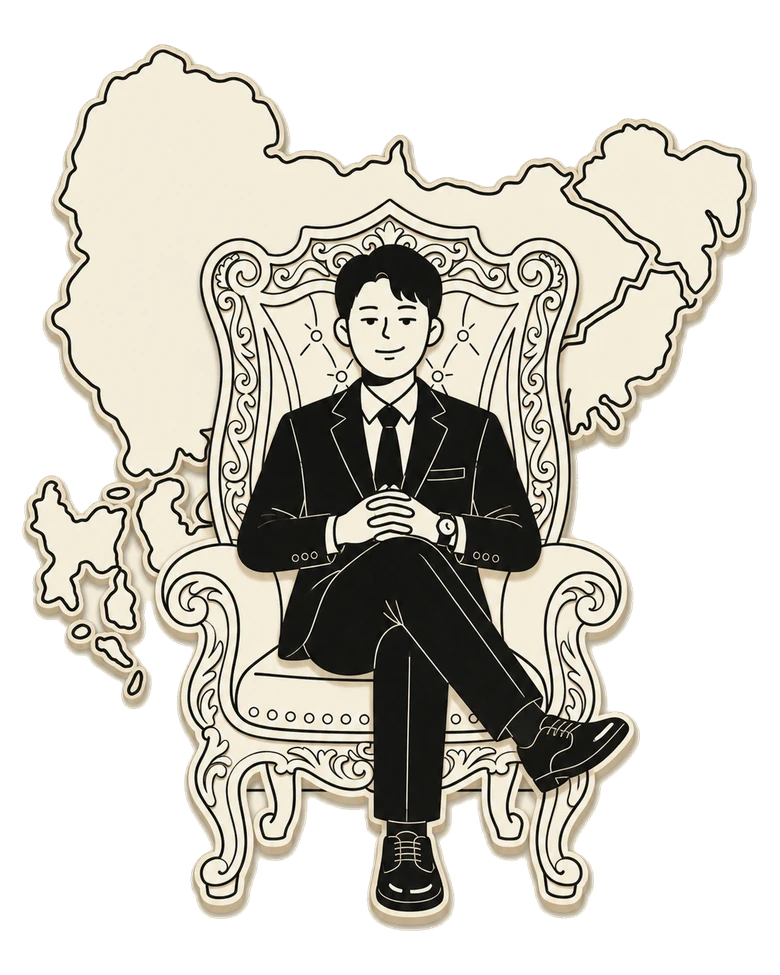
#> input picture web/src/assets/characters/native.webp, 780 x 975 px
$ python build.py
#> lines starting #> are read from the running program, lines starting #| are printed output that depends on the picture
#!/usr/bin/env python3
"""기기 캡처 한 장을 스토어 스크린샷 규격의 프레임에 앉힌다 (KAN-178 3단계).

원본은 `raw/android/<화면>.png`(에뮬레이터 캡처)와 `raw/ios/<화면>.png`(시뮬레이터 캡처)다. 그대로
올려도 규격은 맞지만 네 장이 무슨 화면인지 스토어에서 읽히지 않는다. 그래서 화면마다 같은 틀을
씌운다 — 크림 배경, 위쪽에 문구 두 줄(Jua), 아래에 캡처를 실제 기기 실루엣에 끼운 것(베젤 + 옆면
버튼 + 오프셋 그림자). `assets/characters/build.py`의 공유 카드와 같은 Papercut 구성이다.

실루엣은 플랫폼마다 다르다 — iOS 캡처는 iPhone 17 Pro(네 변 같은 얇은 베젤, 크게 둥근 모서리,
왼쪽 3 + 오른쪽 2 버튼), Android 캡처는 Galaxy S25(더 각진 모서리, 펀치홀, 오른쪽 2 버튼).
치수는 전부 `DEVICE_IPHONE_17_PRO` · `DEVICE_GALAXY_S25` 딕셔너리에 비율로 들어 있고,
`PLATFORM_DEVICE`가 원본 폴더를 거기에 잇는다. **기기를 바꾸려면 딕셔너리만 고친다.**

- Play 스토어      → `out/play/<화면>.png` (1080×1920) ← `raw/android/`
- App Store 6.7"   → `out/appstore-6.7/<화면>.png` (1290×2796) ← `raw/ios/`
- App Store 6.1"   → `out/appstore-6.1/<화면>.png` (1179×2556) ← `raw/ios/`

문구를 바꾸려면 아래 `CAPTIONS`만 고치고 다시 돌린다 — 생성물은 손으로 고치지 않는다. 캡처가 아직
없는 화면은 SKIP으로 찍고 넘어가므로, 캡처를 한 장씩 채워 가며 돌릴 수 있다.

실행:
    /Users/iseongju/accentury/.venv/bin/python assets/screenshots/build.py
    ... --raw <원본 폴더> --out <출력 폴더>   # 임시 캡처로 배치만 확인할 때

Pillow·numpy가 필요하다(위 venv에 있다). 끝에 규격 검증표를 찍는다 — 규격 12줄 + 플랫폼별 버튼
여백 2줄. 하나라도 FAIL이면 종료 코드 1, SKIP만 있으면 0이다.
"""

from __future__ import annotations

import argparse
import sys
from pathlib import Path

import numpy as np
from PIL import Image, ImageChops, ImageDraw, ImageFont

ROOT = Path(__file__).resolve().parent  # assets/screenshots
REPO = ROOT.parent.parent

# 앱 디자인 토큰 (web/src/tokens.css · docs/wiki/design-tokens.md §2).
CREAM = (0xF3, 0xEC, 0xD9)  # --color-background — 프레임 바탕
INK = (0x1C, 0x1A, 0x17)  # --color-primary — 헤드라인·캡처 테두리
MUTED = (0x6B, 0x64, 0x59)  # --color-muted-foreground — 보조 문구
PAPER_SHADOW = (0xCF, 0xC5, 0xAA)  # 오프셋 그림자 (3px 4px 0)

# 화면 id → (헤드라인, 보조 문구). **여기만 고치면 네 규격에 한꺼번에 반영된다.**
CAPTIONS = {
    "01-intro": ("내 사투리, 몇 등급?", "3분이면 끝나는 경남 사투리 레벨 테스트"),
    "02-recording": ("말해보면 곡선이 그려져요", "억양을 실시간 피치 곡선으로"),
    "03-vocab": ("이 말, 무슨 뜻일까?", "경남 토박이만 아는 단어 문제"),
    "04-result": ("5등급 중 당신은?", "결과 카드로 친구에게 공유"),
}
SCREENS = list(CAPTIONS)

# (출력 폴더, 원본 폴더, 폭, 높이). iOS 두 규격은 같은 시뮬레이터 캡처를 쓴다.
OUTPUTS = [
    ("play", "android", 1080, 1920),
    ("appstore-6.7", "ios", 1290, 2796),
    ("appstore-6.1", "ios", 1179, 2556),
]
MAX_BYTES = 8 * 1024 * 1024  # Play 스크린샷 상한 (App Store는 더 넉넉하다)

# --- 배치 (전부 프레임 변 길이 대비 비율 — 규격이 달라도 같은 그림이 나온다) ------------------
TOP_PAD = 0.050  # H — 프레임 위 여백
CAPTION_GAP = 0.016  # H — 헤드라인 ↔ 보조 문구
BLOCK_GAP = 0.042  # H — 문구 블록 ↔ 캡처
BOTTOM_PAD = 0.035  # H — 캡처 아래 여백
SIDE_MARGIN = 0.06  # W — 캡처 좌우 최소 여백
TEXT_MAX_W = 0.88  # W — 문구가 이보다 넓으면 글자를 줄인다
HEADLINE_FRAC = 0.058  # W
SUB_FRAC = 0.032  # W
MIN_DEVICE_W = 0.62  # W — 세로로 긴 기기를 높이에 맞추면 너무 작아진다. 실루엣 폭이 이보다 좁아질
#                          바에는 폭을 이 값으로 키우고 아래를 프레임 밖으로 흘린다(잘림).
SHADOW_DX, SHADOW_DY = 0.0080, 0.0107  # W — 오프셋 그림자 (토큰 3:4 비율)
SS = 4  # 마스크 안티에일리어싱 배수

# --- 기기 실루엣 ----------------------------------------------------------------------------
# 캡처를 그냥 둥근 네모에 넣으면 "어느 폰인지" 안 읽힌다. 아래 두 딕셔너리가 실루엣을 정한다 —
# 화면 모서리 반지름·베젤 두께·옆면 버튼 위치. **기기를 갈아끼우려면 딕셔너리만 고친다.**
# 값은 전부 비율이라 세 출력 규격에서 같은 그림이 나온다.
BUTTON_THICK = 0.012  # 본체 폭 대비 — 버튼이 본체 밖으로 튀어나온 두께
BUTTON_R = 0.45  # 버튼 두께 대비 모서리 반지름
RAIL_DEPTH = 0.34  # 베젤 두께 대비 — 금속 테 띠가 앉는 깊이 (바깥에 잉크 테두리를 남긴다)
RAIL_W = 0.0026  # 화면 폭 대비 테 띠 두께

# iPhone 17 Pro — 네 변 베젤이 같고, 화면 모서리가 크게 둥글다. 왼쪽 3개(액션·볼륨 업·볼륨 다운)
# 오른쪽 2개(전원·카메라 컨트롤). 버튼 값은 (변, 본체 높이 대비 시작, 본체 높이 대비 길이).
DEVICE_IPHONE_17_PRO = {
    "label": "iPhone 17 Pro",
    "screen_radius": 0.135,  # 화면 폭 대비
    "bezel": {"left": 0.026, "right": 0.026, "top": 0.026, "bottom": 0.026},  # 화면 폭 대비
    "punch_hole": None,  # 다이내믹 아일랜드는 캡처 안에 이미 있다 — 그리지 않는다
    "buttons": [
        ("left", 0.160, 0.035),  # 액션 버튼
        ("left", 0.220, 0.075),  # 볼륨 업
        ("left", 0.310, 0.075),  # 볼륨 다운
        ("right", 0.240, 0.110),  # 전원(사이드) 버튼
        ("right", 0.580, 0.050),  # 카메라 컨트롤
    ],
}

# Galaxy S25 — 평평한 알루미늄 테라 모서리가 훨씬 각지고, 베젤은 더 얇되 아래턱이 조금 두껍다.
# 앞면 카메라는 화면을 뚫은 펀치홀이라 직접 그린다. 버튼은 오른쪽 두 개뿐이다.
DEVICE_GALAXY_S25 = {
    "label": "Galaxy S25",
    "screen_radius": 0.070,
    "bezel": {"left": 0.016, "right": 0.016, "top": 0.016, "bottom": 0.020},
    "punch_hole": (0.026, 0.023),  # (화면 폭 대비 지름, 화면 높이 대비 중심 y)
    "buttons": [
        ("right", 0.190, 0.090),  # 볼륨 로커 (한 덩어리)
        ("right", 0.310, 0.045),  # 전원(사이드) 키
    ],
}

# 원본 폴더 이름 → 기기. iOS 두 규격은 같은 시뮬레이터 캡처를 쓰니 같은 실루엣을 받는다.
PLATFORM_DEVICE = {"android": DEVICE_GALAXY_S25, "ios": DEVICE_IPHONE_17_PRO}

# --- 캐릭터 스티커 -------------------------------------------------------------------------
# 결과 화면에만 "경남 토박이"를 겹쳐 놓는다. `assets/characters/build.py` 산출물이라 없으면 건너뛴다.
STICKER_SRC = REPO / "web" / "src" / "assets" / "characters" / "native.webp"
STICKER_SCREEN = None  # 스티커를 얹을 화면 id. 2026-09-03 결정으로 끔(None) — 결과 화면의 캐릭터와 겹쳐 보여 뺐다. 되살리려면 "04-result"
STICKER_W = 0.28  # W 대비 폭
STICKER_RIGHT, STICKER_BOTTOM = 0.035, 0.028  # W·H 대비 오른쪽·아래 여백

FONT_JUA = REPO / "app" / "src" / "main" / "res" / "font" / "jua_regular.ttf"  # SIL OFL 1.1


# ==========================================================================================
# 1. 그리기 도구
# ==========================================================================================


# [31 lines left out: functions resize_rgba, rounded_mask, fit_font, not called in this run]


def line_height(font: ImageFont.FreeTypeFont) -> int:
    ascent, descent = font.getmetrics()
    return ascent + descent


# ==========================================================================================
# 2. 기기 실루엣
# ==========================================================================================


# [154 lines left out: functions geometry, silhouette, button_extent, draw_device, place, render and 1 more, not called in this run]


# ==========================================================================================
# 4. 검증
# ==========================================================================================

BUTTON_MARGIN_MIN = 0.03  # W — 가장 바깥 버튼 픽셀이 프레임 변에서 이만큼은 떨어져 있어야 한다


def validate(path: Path, W: int, H: int) -> tuple[str, bool | None]:
    """(검증 내용, 판정). 판정 None = SKIP."""
    if not path.exists():
        return "원본 캡처 없음", None
    with Image.open(path) as im:
        dims, mode = im.size, im.mode
        corner = im.getpixel((2, 2))
    nbytes = path.stat().st_size
    detail = f"{dims[0]}x{dims[1]} {mode} 모서리=#{corner[0]:02x}{corner[1]:02x}{corner[2]:02x} {nbytes:,}B"
    return detail, dims == (W, H) and mode == "RGB" and corner == CREAM and nbytes <= MAX_BYTES


def main() -> None:
    ap = argparse.ArgumentParser(description="스토어 스크린샷 프레임 생성")
    ap.add_argument("--raw", type=Path, default=ROOT / "raw", help="기기 캡처 폴더 (기본 assets/screenshots/raw)")
    ap.add_argument("--out", type=Path, default=ROOT / "out", help="출력 폴더 (기본 assets/screenshots/out)")
    args = ap.parse_args()

    sticker = None
    if STICKER_SRC.exists():
        # 알파 여백을 잘라 낸다 — 그래야 "폭 28%"가 여백이 아니라 그림 크기를 뜻한다
        sticker = Image.open(STICKER_SRC).convert("RGBA")
#> sticker is the input picture: PIL image 780x975 RGBA; mean R, G, B, A 98.8, 96, 87.9, 137.6
        sticker = sticker.crop(sticker.getbbox())
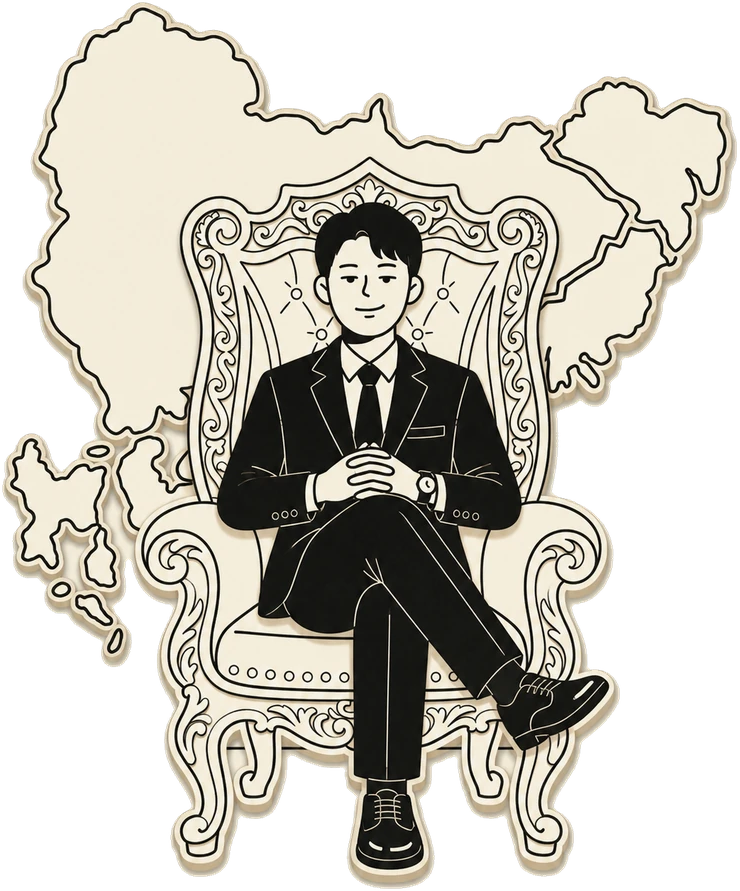
#> sticker: PIL image 740x891 RGBA; mean R, G, B, A 113.9, 110.6, 101.3, 158.7; transparent parts drawn white
    print(f"원본 {args.raw}  →  출력 {args.out}")
    print(f"캐릭터 스티커: {'native.webp' if sticker else '없음 (건너뜀)'}\n")
#| 캐릭터 스티커: native.webp

    rows: list[tuple[str, str, bool | None]] = []
    margins: dict[str, list[float]] = {}
    for out_name, raw_name, W, H in OUTPUTS:
        device = PLATFORM_DEVICE[raw_name]
        for screen in SCREENS:
            src = args.raw / raw_name / f"{screen}.png"
            dst = args.out / out_name / f"{screen}.png"
            if src.exists():
                with Image.open(src) as cap:
                    frame, margin = render(cap.convert("RGB"), screen, device, W, H, sticker)
                save_png_under(frame, dst, MAX_BYTES)
                if margin is not None:
                    margins.setdefault(raw_name, []).append(margin)
            detail, ok = validate(dst if src.exists() else src, W, H)
            rows.append((f"{out_name}/{screen}", detail, ok))

    # 플랫폼마다 한 줄 — 버튼이 프레임 밖으로 나가거나 변에 붙지 않았나. 실루엣이 넓어지면
    # 여기부터 FAIL이 뜨니 MIN_DEVICE_W·SIDE_MARGIN을 줄이라는 신호다.
    for raw_name, device in PLATFORM_DEVICE.items():
        got = margins.get(raw_name)
        label = f"버튼 여백/{raw_name}"
        if not got:
            rows.append((label, f"{device['label']} 원본 캡처 없음", None))
            continue
        worst = min(got)
        detail = f"{device['label']} 가장 바깥 버튼 여백 {worst * 100:.1f}% (≥{BUTTON_MARGIN_MIN * 100:.0f}%)"
        rows.append((label, detail, worst >= BUTTON_MARGIN_MIN))

    width = max(len(label) for label, _, _ in rows)
    for label, detail, ok in rows:
        verdict = "SKIP" if ok is None else ("OK" if ok else "FAIL")
        print(f"{label:<{width}}  {detail:<52s}  {verdict}")
    done = [ok for _, _, ok in rows if ok is not None]
    print(f"\n{sum(1 for ok in done if ok)}/{len(done)} PASS · {len(rows) - len(done)} SKIP")
    if not all(done):
        sys.exit(1)


if __name__ == "__main__":
    main()
